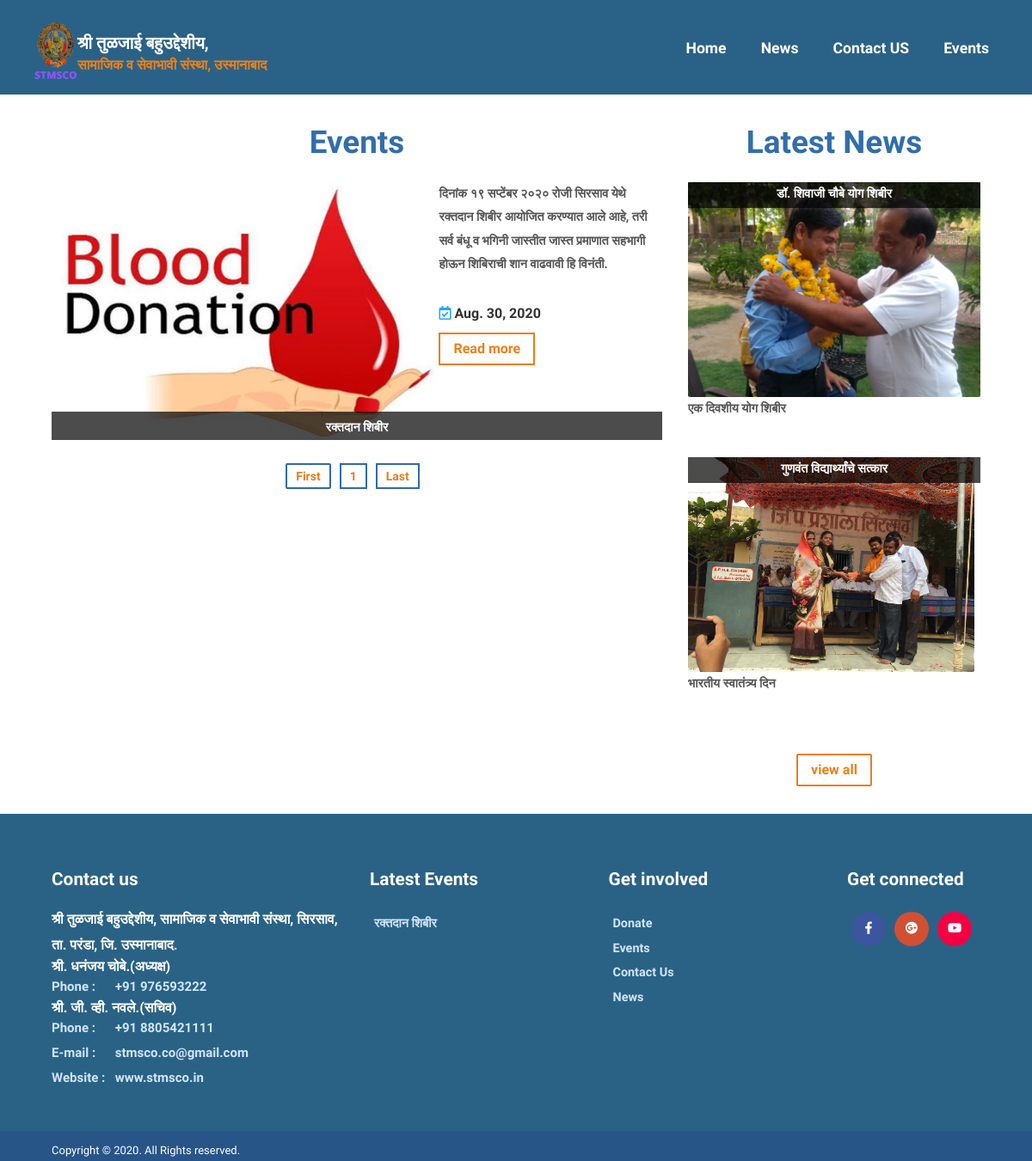
Screenshot of /events/ with the database file from the repository.
### events/models.py (models this page shows, shortened)
class Event(models.Model):
    name = models.CharField(max_length=255)
    short_desc = models.TextField()
    description = models.TextField(null=True, blank=True)
    location = models.CharField(max_length=255, null=True, blank=True)
    contact_details = models.CharField(max_length=255, null=True, blank=True)
    image = models.ImageField(upload_to='%Y/%m/%d',
                              max_length=255, null=True, blank=True)
    start_date = models.DateField(null=True, blank=True)
    end_date = models.DateField(null=True, blank=True)
    is_active = models.BooleanField(default=True)
    slug = models.SlugField(max_length=65, unique=True)
    def get_absolute_url(self):
        return reverse('blog:event_detail', kwargs={'slug': self.slug})
    class Meta:
        db_table = "eventapp_event"

### blog/models.py (models this page shows, shortened)
class Post(models.Model):
    title = models.CharField(max_length=30)
    category = models.ForeignKey(Category, on_delete=models.CASCADE)
    short_desc = models.TextField()
    description = models.TextField()
    image = models.ImageField(upload_to='%Y/%m/%d')
    is_featured_news = models.BooleanField(default=False)
    created_on = models.DateTimeField(auto_now_add=True)
    is_active = models.BooleanField(default=True)
    photos = models.ManyToManyField(Gal_Image, blank=True)
    slug = models.SlugField(max_length=65, unique=True)
    def get_absolute_url(self):
        return reverse('blog:post_detail', kwargs={'slug': self.slug})
    class Meta:
        db_table = "blogapp_post"

### blog/views.py (the view)
# urls.py: path('events/', views.event_list),
def event_list(request):
    event_list = Event.objects.filter(is_active=True).order_by('-start_date')
    items_per_page = 5
    if "page" in request.GET:
        page = int(request.GET.get('page'))
    else:
        page = 1
    no_pages = int(math.ceil(float(event_list.count()) / items_per_page))
    event_list = event_list[(page - 1) * items_per_page:page * items_per_page]
    if page <= 5:
        start_page = 1
    else:
        start_page = page - 5
    if no_pages <= 10:
        end_page = no_pages
    else:
        end_page = start_page + 10
        if end_page > no_pages:
            end_page = no_pages
    pages = range(start_page, end_page + 1)
    menu_list = Menu.objects.filter(parent=None, is_active=True)
    footer_events = Event.objects.filter(
        is_active=True).order_by('-start_date')[0:4]
    post_list = Post.objects.filter(
        is_active=True).order_by('-created_on')[0:2]
    return render_to_response("site/event_list.html",
                              {'current_page': page,
                               'footer_events': footer_events,
                               'post_list': post_list,
                               'menu_list': menu_list,
                               'pages': pages,
                               'last_page': no_pages,
                               'event_list': event_list})

### templates/site/event_list.html (shortened to what this page needs)
{% extends "site/base.html" %}
{% block content %}
<div id="main" class="event_list container">
  <div class="inner row">
    <div id="primary" class="col-md-8 suffix_1">
      <div class="widget-title">
      <h3>Events</h3>
    </div>
      {% if event_list %}
      {% for event in event_list %}
      <article class="list_event">
        <div class="event">
          <figure>
            {% if event.image %}
            <a title="{{ event.name }}" href="{{ event.get_absolute_url }}" class="url summary">
            <img src="{{ event.image.url }}" class="wp-post-image" alt="Image alt">
            </a>
            {% endif %}
          </figure>
             <h1 class="entry-header">
            <a href="{{ event.get_absolute_url }}">{{ event.name| title }}</a>
          </h1>
        </div>
          <div class="short-description description">
            {% if event.short_desc %}
            <p>{{ event.short_desc | truncatechars:265 }}</p>
            {% endif %}
          </div>
          <div class="entry-meta">
            <time class="dtstart date" datetime="2013-04-25T19:02:42+00:00"><i class="far fa-calendar-check"></i> {% if event.start_date %}{{ event.start_date }} {% endif %}</time> <a class="buttons fright" href="{{ event.get_absolute_url }}" title="{{ event.name }}">Read more</a>
          </div>
      </article>
      {% endfor %}
      {% else %}
      no Events..
      {% endif %}
      <ul class="pagination">
        <li><a class="radius" href="/events/?page=1">First</a></li>
        {% for s in pages %}
        <li {% ifequal s current_page %} class="active" {% endifequal %} ><a href="/events/?page={{s}}">{{s}}</a></li>
        {% endfor %}
        <li><a href="/events/?page={{last_page}}">Last</a></li>
      </ul>
    </div>
    <div id="secondary" class="col-md-4 widget-area" role="complementary">
      <aside id="wpltfb-2" class="widget WPlookCauses">
        <div class="widget-title">
          <h3>Latest News</h3>
        </div>
        <div class="widget-event-body">
          {% for post in post_list %}
          <article class="cause-item">
            <figure>
              <a title="Image title" href="{{ post.get_absolute_url }}">
              {% if post.image %}
              <img src="{{ post.image.url }}" class="wp-post-image" alt="Image alt">
              {% endif %}
              </a>
            </figure>
            <h3 class="entry-header">
              <a href="{{ post.get_absolute_url }}">{{ post.title |title }}</a>
            </h3>
            <div class="short-description">
              <p>
              {{ post.short_desc | truncatechars:190 }}
            </p>
            </div>
          </article>
          <br>
          {% endfor %}
        </div>
          <div class="viewall fright"><a href="/news/" class="radius" title="View all chauses">view all</a></div>
      </aside>
    </div>
  </div>
</div>
{% endblock %}

### templates/site/base.html (shortened to what this page needs)
{% load img %}
{% load staticfiles %}
<!DOCTYPE html>
<html dir="ltr" lang="en-US">
<head>
    <link rel="stylesheet" href="https://stackpath.bootstrapcdn.com/bootstrap/4.3.1/css/bootstrap.min.css"
>
    <link rel="stylesheet" href="https://use.fontawesome.com/releases/v5.8.1/css/all.css"
>
    <link rel="stylesheet" type="text/css" media="all" href="{% static 'site/css/style.css'%}"/>
    <link rel="stylesheet" type="text/css" media="all" href="{% static '/site/css/flexslider.css' %}"/>
    <link rel="stylesheet" type="text/css" media="all" href="{% static '/site/css/keyframes.css' %}"/>
    <link rel="stylesheet" type="text/css" media="all" href="{% static '/site/css/grid.css' %}"/>
    <link rel="stylesheet" type="text/css" media="all" href="{% static '/site/css/meanmenu.css' %}"/>
    <link rel="stylesheet" type="text/css" media="all" href="{% static 'site/css/sm-core-css.css' %}"/>
    <link rel="stylesheet" type="text/css" media="all" href="{% static 'site/css/sm-blue.css' %}"/>
</head>
<body class="home blog two-column right-sidebar" data-twttr-rendered="true">
<div id="page" class="container">
    <header id="branding" class="site-header" role="banner">
        <div id="sticky_navigation" class="header" style="color:blue;">
            <div class="container no-padding">
                <hgroup class="fleft grid_8 logo_group" id="logo-wid">
                    <h1 id="site-title">
                        <a href="/" class="cjws_society" title="श्री तुळजाई बहुउद्देशीय, सामाजिक व सेवाभावी संस्था" rel="home"><img
                            class="logo_style" src="{% static 'site/images/stmsconew.png' %}" height="100px"
                            width="auto"/></a>
                        <a href="/" title="श्री तुळजाई बहुउद्देशीय, सामाजिक व सेवाभावी संस्था" id="logo" rel="home">श्री तुळजाई बहुउद्देशीय, <span> सामाजिक व सेवाभावी
                        संस्था, उस्मानाबाद</span></a>
                    </h1>
                </hgroup>
                <div class="navigation">
                    <ul id="main-menu" class="sm sm-blue">
                        <li>
                            <a href="/" class="financial_information">Home</a>
                        </li>
                        <li>
                            <a href="/news" class="news">News</a>
                        </li>
                        <li>
                            <a href="/contact-us" class="contact-us">Contact US</a>
                        </li>
                        <li>
                            <a href="/events" class="events">Events</a>
                        </li>
                    </ul>
                </div>
            </div>
        </div>
    </header>
</div>
{% block content %}
{% endblock %}
<footer id="colophon" class="site-footer" role="contentinfo">
    <div id="tertiary" class="sidebar-container" role="complementary">
        <div class="container">
            <div class="row">
                <div class="col-md-4">
                    <aside id="meta-0" class="widget widget_adress">
                        <h3>Contact us</h3>
                        <address class="vcard">
                            <p class="org vcard"><a class="url fn org" href="#">श्री तुळजाई बहुउद्देशीय, सामाजिक व
                                सेवाभावी संस्था, सिरसाव, ता. परंडा, जि. उस्मानाबाद.</a></p>
                            <h6 style="color:white">श्री. धनंजय चोबे.(अध्यक्ष)</h6><b>Phone :</b> <span class="tel"> +91 976593222</span><br/>
                            <h6 style="color:white">श्री. जी. व्ही. नवले.(सचिव)</h6><b>Phone :</b> <span class="tel"> +91 8805421111</span><br/>
                            <b>E-mail :</b><span class="email"> stmsco.co@gmail.com</span><br/>
                            <b>Website :</b><span class="url"> www.stmsco.in</span><br/>
                        </address>
                    </aside>
                </div>
                <div class="col-md-3">
                    <aside id="meta-1" class="widget widget_meta">
                        <h3>Latest Events</h3>
                        {% for event in footer_events %}
                        <ul>
                            <li><a href="{{ event.get_absolute_url }}" title="">{{ event.name |title }}</a></li>
                        </ul>
                        {% endfor %}
                    </aside>
                </div>
                <div class="col-md-3">
                    <aside id="meta-2" class="widget widget_meta">
                        <h3>Get involved</h3>
                        <ul>
                  <li class="menu-item "><a href="https://paytm.business/link/68167/LL_155332105">Donate</a></li>
                  <li class="menu-item "><a href="/events">Events</a></li>
                  <li class="menu-item "><a href="/contact-us">Contact Us</a></li>
                  <li class="menu-item "><a href="/news">News</a></li>
                </ul>
                    </aside>
                </div>
                <div class="col-md-2">
                    <aside id="meta-2" class="widget widget_meta footer-social">
                        <h3>Get connected</h3>
                        <ul class="list-inline ">
                            <li class="facebook"><a
                                    href="https://www.facebook.com/dhananjay.chobe"><i
                                    class="fab fa-facebook-f"></i></a></li>
                            <li class="googleplus"><a href="mailto:stmsco.co@gmail.com"><i
                                    class="fab fa-google-plus"></i></a></li>
                            <li class="youtube"><a href="https://www.youtube.com/"
                                                   target="_blank"><i class="fab fa-youtube"></i></a>
                            </li>
                        </ul>
                    </aside>
                </div>
            </div>
        </div>
    </div>
    <div class="site-info">
        <div class="container">
            <div class="row">
                <div class="col-md-4 text-left">
                    <p class="copy">Copyright © 2020. All Rights reserved. </p>
                </div>
            </div>
        </div>
    </div>
</footer>
</body>
</html>

### static/site/css/grid.css (style rules this page uses)
.grid_1, .grid_2, .grid_3, .grid_4, .grid_5, .grid_6, .grid_7, .grid_8, .grid_9, .grid_10, .grid_11, .grid_12, .grid_13, .grid_14, .grid_15, .grid_16 { display: inline; float: left; position: relative; margin-left: 1%; margin-right: 1%; }

### static/site/css/sm-core-css.css (style rules this page uses)
.sm,.sm ul,.sm li { display:block;list-style:none;padding:0;margin:0;line-height:normal;direction:ltr; }
ul.sm li { position:relative;float:left; }
ul.sm a { position: relative; display: block; white-space: nowrap; text-transform: capitalize; font-size: 1.1rem; font-weight: 700; padding: 5px 20px; color: #fff; }
ul.sm:after { content:"\00a0";display:block;height:0;font:0/0 serif;clear:both;visibility:hidden;overflow:hidden; }
ul.sm,ul.sm *,ul.sm *:before,ul.sm *:after { -moz-box-sizing:border-box;-webkit-box-sizing:border-box;box-sizing:border-box; }
ul.sm { -webkit-tap-highlight-color:rgba(0,0,0,0); }

### static/site/css/sm-blue.css (style rules this page uses)
.sm-blue { color:#5c5c5c; }
.sm-blue a { padding: 5px 17px; color: #5c5c5c; font-size: 13px; line-height: 23px; text-decoration: none; border:none; }
.sm-blue li:first-child, .sm-blue-vertical li, .sm-blue ul li { border-left:0; }

### templates/site/base.html (style rules this page uses)
#main-menu { position:relative; z-index:9999; width:auto; float: right; }

### rows the page displays
Event: image (picture), name "रक्तदान शिबीर", short_desc "दिनांक १९ सप्टेंबर २०२० रोजी सिरसाव येथे रक्तदान शिबीर आयोजित करण्यात आले आहे, तरी सर्व बंधू व भगिनी जास्तीत जास्त प्रमाणात सहभागी होऊन शिबिराची शान वाढवावी हि विनंती.", start_date "Aug. 30, 2020"
Post: image (picture), title "डॉ. शिवाजी चौबे योग शिबीर", short_desc "एक दिवशीय योग शिबीर"
Post: image (picture), title "गुणवंत विद्यार्थ्यांचे सत्कार", short_desc "भारतीय स्वातंत्र्य दिन"

### other values shown
{{ s }} "1"
